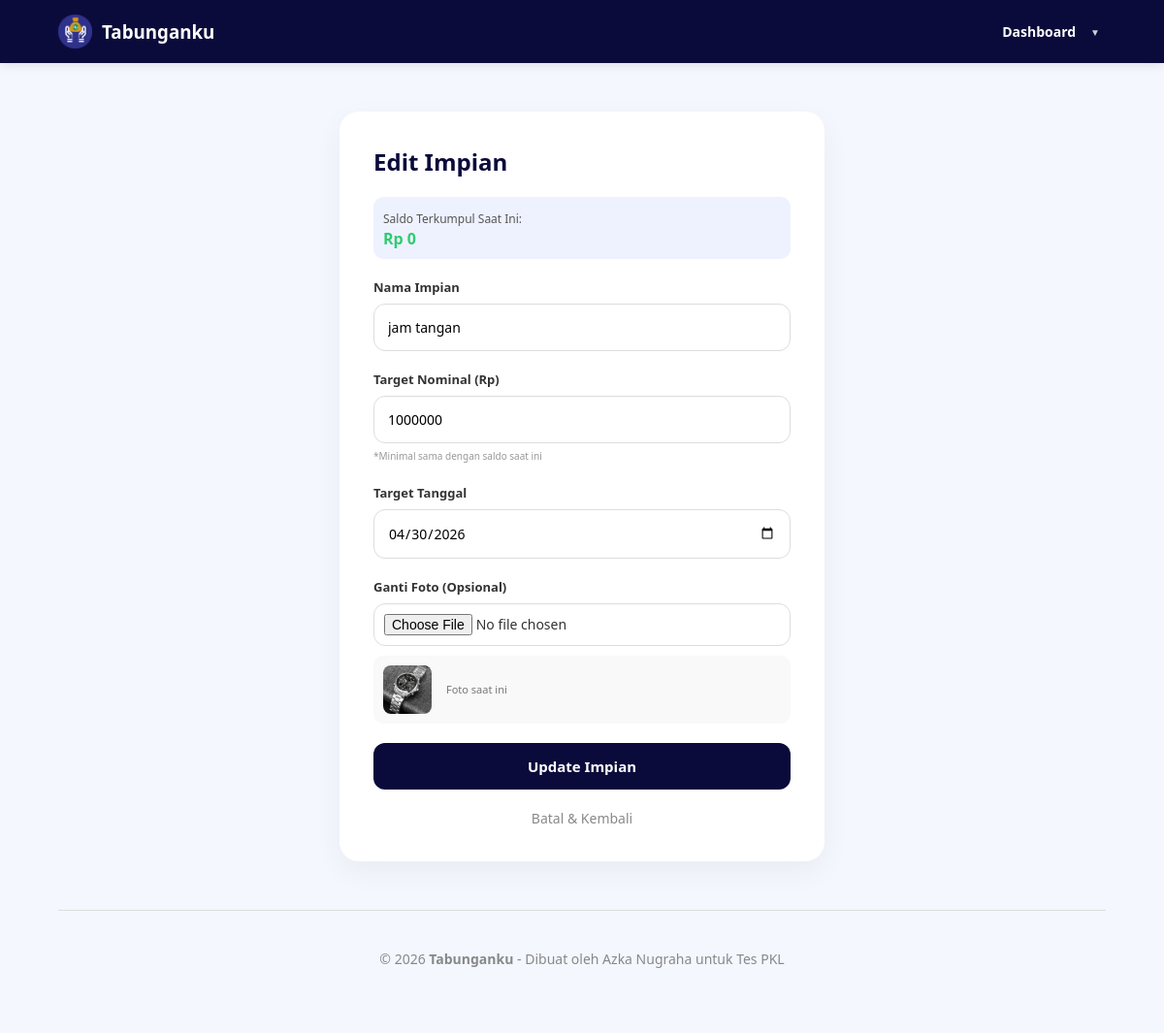
The page /edit_tabungan.php?id=79 (signed in) on the database its author committed.
### tables this page shows
CREATE TABLE `tabungan` (
  `id` int(11) NOT NULL,
  `user_id` int(11) NOT NULL,
  `judul` varchar(100) NOT NULL,
  `foto` varchar(255) NOT NULL,
  `target_nominal` bigint(20) NOT NULL,
  `target_tanggal` date NOT NULL,
  `status` varchar(50) NOT NULL
);

### edit_tabungan.php (the view, shortened to what this page needs)
<?php
include "config.php";
$id        = $_GET['id'];
$id_user   = $_SESSION['user'];
$hari_ini  = date('Y-m-d');
$query = mysqli_query($koneksi, "SELECT * FROM tabungan WHERE id='$id' AND user_id='$id_user'");
$data  = mysqli_fetch_assoc($query);
$query_saldo   = mysqli_query($koneksi, "SELECT SUM(nominal) as total FROM menabung WHERE tabungan_id='$id'");
$data_saldo    = mysqli_fetch_assoc($query_saldo);
$saldo_sekarang = intval($data_saldo['total'] ?? 0);
?>
<!DOCTYPE html>
<html>
<head>
</head>
<body>
<nav class="navbar">
    <div style="display: flex; align-items: center; gap: 10px;">
        <img src="TABUNG.png" height="35">
        <h3 style="margin: 0; color: white;">Tabunganku</h3>
    </div>
    <div class="dropdown">
        <button class="btn-user-menu">
            <span>Dashboard</span>
            <span style="font-size: 10px; opacity: 0.8;">▼</span>
        </button>
    </div>
</nav>
<div class="container">
    <div class="form-card">
        <h2 style="color: #0b0b3b; margin-top: 0;">Edit Impian</h2>
        <div style="background: #eef2ff; padding: 10px; border-radius: 10px; margin-bottom: 20px;">
            <span style="font-size: 12px; color: #555;">Saldo Terkumpul Saat Ini:</span><br>
            <b style="color: #2ecc71;">
                Rp <?= number_format($saldo_sekarang, 0, ',', '.') ?>
            </b>
        </div>
        <form method="POST" enctype="multipart/form-data">
            <div class="input-group">
                <label>Nama Impian</label>
                <input type="text" name="judul" value="<?= $data['judul'] ?>" required>
            </div>
            <div class="input-group">
                <label>Target Nominal (Rp)</label>
                <input type="text"
                       inputmode="numeric"
                       name="target_nominal"
                       value="<?= $data['target_nominal'] ?>"
                       required
                       oninput="this.value = this.value.replace(/[^0-9]/g, '')">
                <small style="font-size: 10px; color: #999;">
                    *Minimal sama dengan saldo saat ini
                </small>
            </div>
            <div class="input-group">
                <label>Target Tanggal</label>
                <input type="date"
                       name="target_tanggal"
                       value="<?= $data['target_tanggal'] ?>"
                       min="<?= $hari_ini ?>"
                       required>
            </div>
            <div class="input-group">
                <label>Ganti Foto (Opsional)</label>
                <input type="file" name="foto" accept="image/*" style="padding: 10px;">
                <div class="img-preview">
                    <img src="uploads/<?= $data['foto'] ?>" class="img-old">
                    <span style="font-size: 11px; color: #777;">Foto saat ini</span>
                </div>
            </div>
            <button type="submit" name="update" class="btn-update">
                Update Impian
            </button>
            <a href="home.php" class="btn-back">
                Batal & Kembali
            </a>
        </form>
    </div>
    <div class="footer">
        &copy; 2026 <b>Tabunganku</b> - Dibuat oleh Azka Nugraha untuk Tes PKL
    </div>
</div>
</body>
</html>

### edit_tabungan.php (style rules this page uses)
* { box-sizing: border-box; font-family: 'Segoe UI', Tahoma, sans-serif; }
body { margin: 0; background: #f4f7fe; color: #333; }
.navbar { background: #0b0b3b; padding: 15px 5%; display: flex; justify-content: space-between; align-items: center; color: white; position: sticky; top: 0; z-index: 1000; box-shadow: 0 2px 10px rgba(0, 0, 0, 0.1); }
.btn-user-menu { background: none; border: none; color: white; font-weight: bold; font-size: 14px; cursor: pointer; display: flex; align-items: center; gap: 15px; }
.dropdown { position: relative; display: inline-block; }
.container { padding: 50px 5%; max-width: 1200px; margin: auto; display: flex; flex-direction: column; align-items: center; min-height: 80vh; }
.form-card { background: white; padding: 35px; border-radius: 20px; box-shadow: 0 10px 30px rgba(0, 0, 0, 0.05); width: 100%; max-width: 500px; }
.input-group { margin-bottom: 20px; }
label { display: block; font-size: 13px; font-weight: bold; margin-bottom: 8px; color: #333; }
input { width: 100%; padding: 14px; border: 1px solid #ddd; border-radius: 12px; font-size: 14px; }
.img-preview { display: flex; align-items: center; gap: 15px; background: #f9f9f9; padding: 10px; border-radius: 10px; margin-top: 10px; }
.img-old { width: 50px; height: 50px; object-fit: cover; border-radius: 8px; }
.btn-update { width: 100%; padding: 14px; background: #0b0b3b; color: white; border: none; border-radius: 12px; font-weight: bold; font-size: 15px; cursor: pointer; transition: 0.3s; }
.btn-back { display: block; text-align: center; text-decoration: none; color: #888; font-size: 14px; margin-top: 20px; }
.footer { text-align: center; padding: 40px; color: #888; font-size: 14px; margin-top: 50px; border-top: 1px solid #ddd; width: 100%; }

### rows shown on the page
tabungan: judul "jam tangan", target_nominal "1000000", target_tanggal "04/30/2026", foto (picture)

### other values the page prints
$saldo_sekarang "0"
